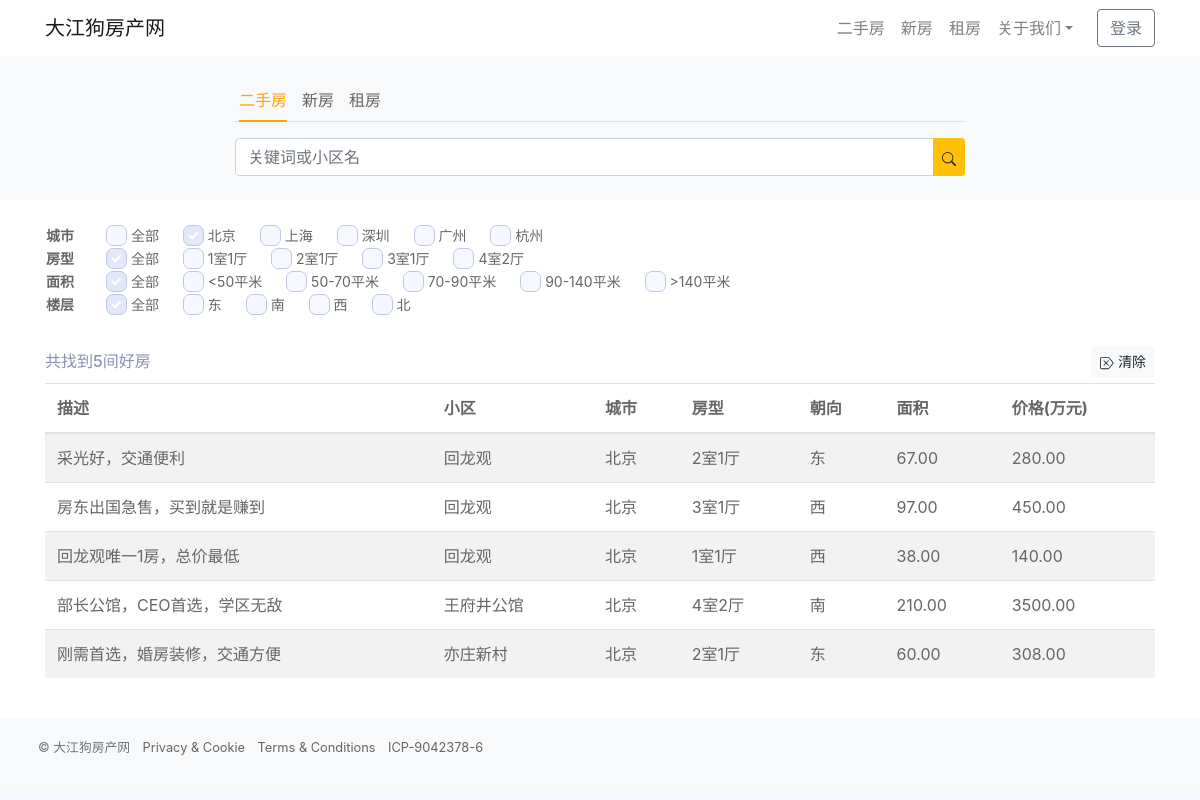
The page /?city=bj on the database its author committed.
### house/models.py (models this page shows, shortened)
class House(models.Model):
    description = models.CharField(max_length=108, verbose_name="描述")
    community = models.ForeignKey('Community', on_delete=models.CASCADE, verbose_name="小区")
    bedroom = models.CharField(max_length=1, choices=Bedroom.choices, verbose_name="房型")
    direction = models.CharField(max_length=2, choices=Direction.choices, verbose_name="朝向")
    floor = models.CharField(max_length=1, choices=Floor.choices, verbose_name="楼层")
    area = models.DecimalField(max_digits=8, decimal_places=2, verbose_name="面积(平方米)")
    area_class = models.CharField(max_length=1, null=True, blank=True, choices=Area.choices, verbose_name="面积")
    price = models.DecimalField(max_digits=8, decimal_places=2, verbose_name="价格(万元)")
    add_date = models.DateTimeField(auto_now_add=True, verbose_name="发布日期")
    mod_date = models.DateTimeField(auto_now=True, verbose_name="修改日期")
    class Meta:
        verbose_name = "二手房"
        verbose_name_plural = "二手房"

class Community(models.Model):
    name = models.CharField(max_length=60, verbose_name='小区')
    city = models.CharField(max_length=2, choices=City.choices, verbose_name="城市")
    add_date = models.DateTimeField(auto_now_add=True, verbose_name="发布日期")
    mod_date = models.DateTimeField(auto_now=True, verbose_name="修改日期")
    class Meta:
        verbose_name = "小区"
        verbose_name_plural = "小区"
    def __str__(self):
        return self.name

### house/views.py (the view)
# urls.py: path('', views.house_filter, name='house_filter'),
def house_filter(request):
    base_qs = House.objects.all().select_related('community')
    f = HouseFilter(request.GET, queryset=base_qs)
    paginator = Paginator(f.qs, 5)
    page = request.GET.get('page', 1)
    try:
        page_obj = paginator.page(page)
    except PageNotAnInteger:
        page_obj = paginator.page(1)
    except EmptyPage:
        page_obj = paginator.page(paginator.num_pages)
    is_paginated = True if paginator.num_pages > 1 else False
    context = {'page_obj': page_obj, 'paginator': paginator, 'is_paginated': is_paginated, 'filter': f, }
    return render(request, 'house/house_filter.html', context)

### house/templatetags/core_tags_filters.py (called while the page is built)
@register.simple_tag(takes_context=True)
def param_replace(context, **kwargs):
    d = context['request'].GET.copy()
    for k, v in kwargs.items():
        d[k] = v
    for k in [k for k, v in d.items() if not v]:
        del d[k]
    return d.urlencode()

### house/templates/house/house_filter.html (shortened to what this page needs)
{% extends 'house/base.html' %}
{% load static %}
{% load core_tags_filters %}
{% block content %}
<div class="py-4 px-3 bg-light">
     <div class="container">
			 <div class="row">
				<div class="col-1 col-md-2"></div>
				<div class="col-10 col-md-8">
				<ul class="nav nav-tabs px-1 mx-0" id="myTab" role="tablist">
					<li class="nav-item">
							<a class="nav-link active" id="home-tab" data-toggle="tab" href="#tabpanel1" role="tab" aria-controls="home" aria-selected="true">二手房</a>
					</li>
				    <li class="nav-item">
							<a class="nav-link" id="profile-tab" data-toggle="tab" href="#tabpanel2" role="tab" aria-controls="profile" aria-selected="false">新房</a>
				    </li>
					<li class="nav-item">
							<a class="nav-link" id="messages-tab" data-toggle="tab" href="#tabpanel3" role="tab" aria-controls="messages" aria-selected="false">租房</a>
					</li>
				</ul>
				</div>
				</div>
				<div class="tab-content">
				<div class="tab-pane fade show active" id="tabpanel1" role="tabpanel" aria-labelledby="home-tab">
					 <div class="row pt-3">
						<div class="col-1 col-md-2"></div>
						<div class="col-10 col-md-8">
					 <form role="form" method="get" action="{% url 'house:house_filter' %}">
						<div class="input-group">
							<input type="text" name="q" value="{% if filter.form.q.value %}{{ filter.form.q.value }}{% endif %}" class="form-control" id="id_q" placeholder="关键词或小区名">
							<div class="input-group-append">
									<button type="submit" class="btn btn-inline btn-sm bg-warning">
									</button>
							 </div>
						</div>
					</form>
					</div>
					<div class="col-1 col-md-2"></div>
					</div>
		      </div>
			</div>
	  </div>
</div>
	 <div class="py-4 px-3 bg-white">
     <div class="container">
         <table class="mb-4" style="font-size:14px">
	   <tbody>
         {% with field=filter.form.city %}
         <tr class="mt-2">
             <td class="align-text-top" style="width:40px;"><span><b>城市</b></span></td>
             <td class="tb-filter-item">
                  <a href="?{% param_replace city='' %}">
                    <input type="checkbox"
                     disabled />
                    <span>全部</span>
                  </a>
            {% for pk, choice in field.field.widget.choices %}
                 {% ifnotequal forloop.counter0 0 %}
                      <a href="?{% param_replace city=pk %}" class="align-items-center">
                    <input id="id_{{field.name}}_{{ forloop.counter0 }}" name="{{field.name}}"
                           type="checkbox" value="{{pk}}" class=""
                             {% ifequal field.value pk %}
                               checked="checked"
                             {% endifequal %} disabled />
                    <span>{{ choice }}</span>
                        </a>
                 {% endifnotequal %}
            {% endfor %}
            </td>
         </tr>
         {% endwith %}
         {% with field=filter.form.bedroom %}
         <tr>
             <td class="align-text-top" style="width:40px;"><span><b>{{ field.label }}</b></span></td>
             <td class="tb-filter-item">
                  <a href="?{% param_replace bedroom='' %}">
                    <input type="checkbox"
                     {% if not request.GET.bedroom %}
                          checked="checked"
                           {% endif %}
                     disabled />
                    <span>全部</span>
                  </a>
            {% for pk, choice in field.field.widget.choices %}
                 {% ifnotequal forloop.counter0 0 %}
                      <a href="?{% param_replace bedroom=pk %}" class="align-items-center">
                    <input id="id_{{field.name}}_{{ forloop.counter0 }}" name="{{field.name}}"
                           type="checkbox" value="{{pk}}" class=""
                              disabled />
                    <span>{{ choice }}</span>
                        </a>
                 {% endifnotequal %}
            {% endfor %}
            </td>
         </tr>
         {% endwith %}
         {% with field=filter.form.area %}
         <tr class="mt-2">
             <td class="align-text-top" style="width:40px;"><span><b>{{ field.label }}</b></span></td>
             <td class="tb-filter-item">
                  <a href="?{% param_replace area='' %}">
                    <input type="checkbox"
                     {% if not request.GET.area %}
                          checked="checked"
                           {% endif %}
                     disabled />
                    <span>全部</span>
                  </a>
            {% for pk, choice in field.field.widget.choices %}
                 {% ifnotequal forloop.counter0 0 %}
                      <a href="?{% param_replace area=pk %}" class="align-items-center">
                    <input id="id_{{field.name}}_{{ forloop.counter0 }}" name="{{field.name}}"
                           type="checkbox" value="{{pk}}" class=""
                              disabled />
                    <span>{{ choice }}</span>
                        </a>
                 {% endifnotequal %}
            {% endfor %}
            </td>
         </tr>
         {% endwith %}
         {% with field=filter.form.direction %}
        <tr class="mt-2">
             <td class="align-text-top" style="width:40px;"><span><b>{{ field.label }}</b></span></td>
             <td class="tb-filter-item">
                  <a href="?{% param_replace direction='' %}">
                    <input type="checkbox"
                     {% if not request.GET.direction %}
                          checked="checked"
                           {% endif %}
                     disabled />
                    <span>全部</span>
                  </a>
            {% for pk, choice in field.field.widget.choices %}
                 {% ifnotequal forloop.counter0 0 %}
                      <a href="?{% param_replace direction=pk %}" class="align-items-center">
                    <input id="id_{{field.name}}_{{ forloop.counter0 }}" name="{{field.name}}"
                           type="checkbox" value="{{pk}}" class=""
                              disabled />
                    <span>{{ choice }}</span>
                        </a>
                 {% endifnotequal %}
            {% endfor %}
            </td>
         </tr>
         {% endwith %}
	 </tbody>
	 </table>
         <div class="x_title align-items-center py-1 row bg-white">
             <div class="col-6 pt-2">
                 <h6 class="align-items-center">共找到{{ filter.qs.count }}间好房<h6>
             </div>
             <div class="col-6">
                 <span class="dropdown float-right">
                    <a href="{{ request.path }}">
                     <button type="button" class="btn btn-sm btn-light py-1 my-0" aria-expanded="false">
                         清除
                     </button>
                    </a>
                 </span>
             </div>
         </div>
         <div class="table-responsive">
             <table class="table table-striped table-hover">
                 <thead>
                 <tr>
                     <th scope="col">描述</th>
                     <th scope="col">小区</th>
                     <th scope="col">城市</th>
                     <th scope="col">房型</th>
                     <th scope="col">朝向</th>
                     <th scope="col">面积</th>
                     <th scope="col">价格(万元)</th>
                 </tr>
                 </thead>
                   <tbody>
                 {% if page_obj %}
                     {% for item in page_obj %}
                     <tr>
                         <td>{{ item.description }}</td>
                         <td>{{ item.community }}</td>
                         <td>{{ item.community.get_city_display }}</td>
                         <td>{{ item.get_bedroom_display }}</td>
                         <td>{{ item.get_direction_display }}</td>
                         <td>{{ item.area }}</td>
                         <td>{{ item.price }}</td>
                     </tr>
                     {% endfor %}
                   {% endif %}
                 </tbody>
             </table>
         </div>
	</div>
</div>
{% endblock %}

### house/templates/house/base.html (style rules this page uses)
html { box-sizing: border-box; }
* { box-sizing: inherit; }
*:before, *:after { box-sizing: inherit; }
body { overflow-x: hidden; font-family: 'Inter', Arial, sans-serif; color: #8A91B4; background: #F6F8FF; }
table th, td { color: #666; }
body a { color:#666; }
body { padding-top: 56px; }
#myTab li { background:none; border:none; padding-left:0px; margin-right:15px; padding-right:0px; }
#myTab li a, #myTab a { border:none; background:none; padding-left:0px; padding-right:0px; }
#myTab li a.active { color:orange; border-bottom:2px solid orange; }
.tb-filter-item a { margin-left:20px; }

### rows shown on the page
House: description "采光好，交通便利", community "回龙观", community.city "北京", bedroom "2室1厅", direction "东", area "67.00", price "280.00"
House: description "房东出国急售，买到就是赚到", community "回龙观", community.city "北京", bedroom "3室1厅", direction "西", area "97.00", price "450.00"
House: description "回龙观唯一1房，总价最低", community "回龙观", community.city "北京", bedroom "1室1厅", direction "西", area "38.00", price "140.00"
House: description "部长公馆，CEO首选，学区无敌", community "王府井公馆", community.city "北京", bedroom "4室2厅", direction "南", area "210.00", price "3500.00"
House: description "刚需首选，婚房装修，交通方便", community "亦庄新村", community.city "北京", bedroom "2室1厅", direction "东", area "60.00", price "308.00"

### other values the page prints
{{ choice }} "北京" "上海" "深圳" "广州" "杭州"
{{ field.label }} "房型"
{{ choice }} "1室1厅" "2室1厅" "3室1厅" "4室2厅"
{{ field.label }} "面积"
{{ choice }} "<50平米" "50-70平米" "70-90平米" "90-140平米" ">140平米"
{{ field.label }} "楼层"
{{ choice }} "东" "南" "西" "北"
{{ filter.qs.count }} "5"
